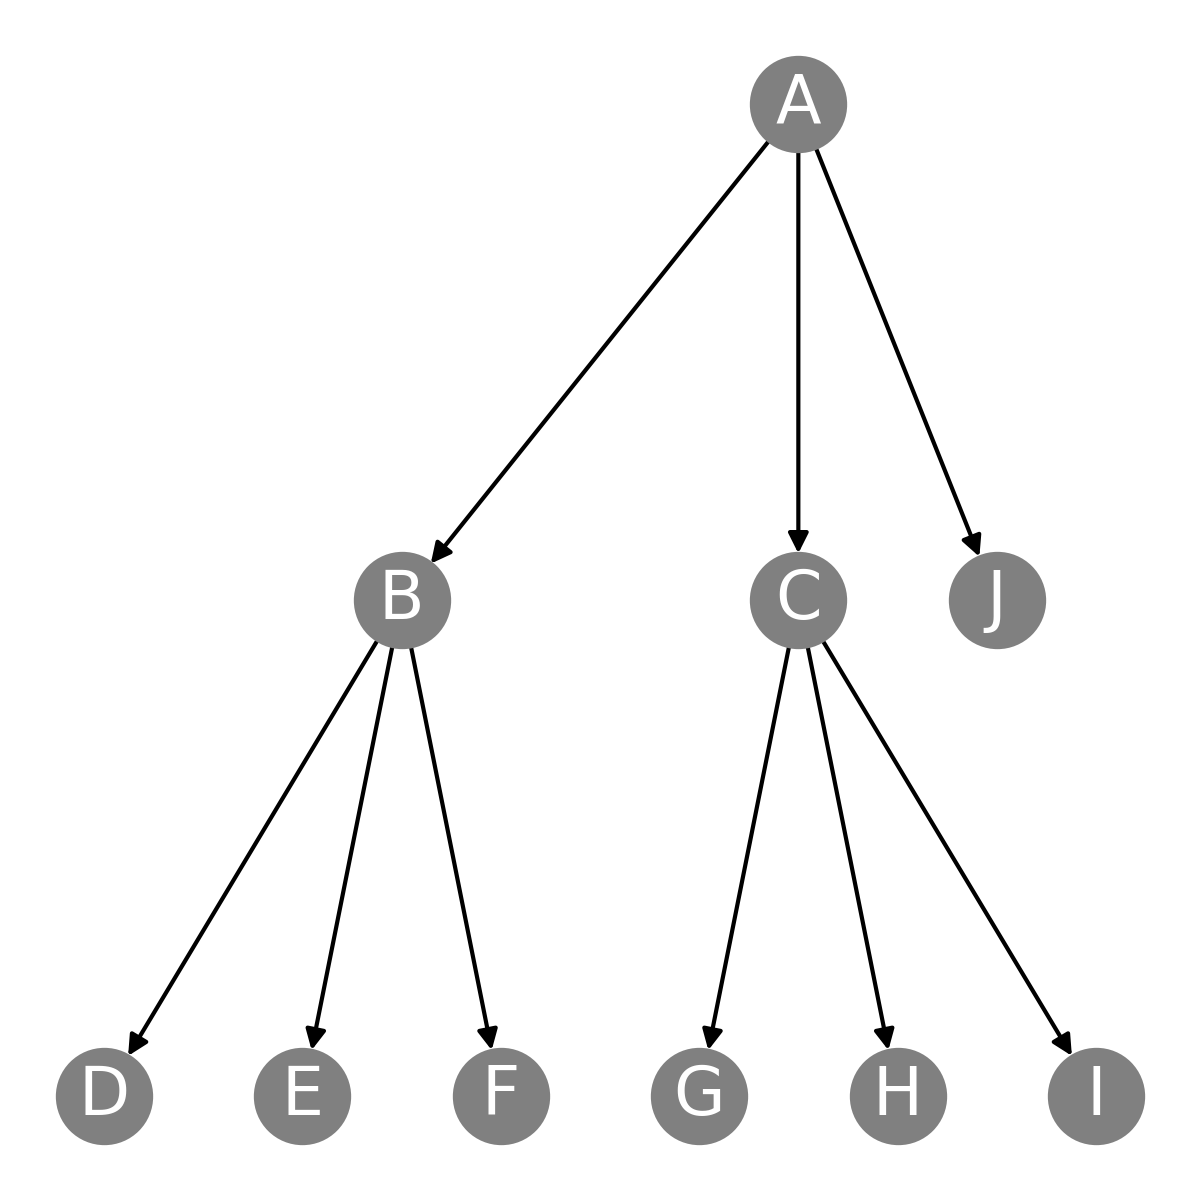

Generate this figure with Python:
import networkx as nx
import matplotlib.pyplot as plt
import pandas as pd
import numpy as np
from networkx.drawing.nx_pydot import graphviz_layout

# 研究者リスト
researchers = ["A", "B", "C", "D", "E", "F", "G", "H", "I", "J"]

# 共著データ
collaboration = pd.DataFrame([
    [np.nan, 1, 1, 0, 0, 0, 0, 0, 0, 1],
    [0, np.nan, 0, 1, 1, 1, 0, 0, 0, 0],
    [0, 0, np.nan, 0, 0, 0, 1, 1, 1, 0],
    [0, 0, 0, np.nan, 0, 0, 0, 0, 0, 0],
    [0, 0, 0, 0, np.nan, 0, 0, 0, 0, 0],
    [0, 0, 0, 0, 0, np.nan, 0, 0, 0, 0],
    [0, 0, 0, 0, 0, 0, np.nan, 0, 0, 0],
    [0, 0, 0, 0, 0, 0, 0, np.nan, 0, 0],
    [0, 0, 0, 0, 0, 0, 0, 0, np.nan, 0],
    [0, 0, 0, 0, 0, 0, 0, 0, 0, np.nan],
], columns=researchers, index=researchers)

# ネットワークの作成
G = nx.DiGraph()

# エッジの追加
for i, researcher in enumerate(researchers):
    for j, collaborator in enumerate(researchers):
        if collaboration.loc[researcher, collaborator] == 1:
            G.add_edge(researcher, collaborator)

# グラフの描画
plt.figure(figsize=(4, 4))
# pos = nx.shell_layout(G)
pos = graphviz_layout(G, prog="dot")
nx.draw(G, pos, with_labels=True, node_color='gray', node_size=500, edge_color='black', font_color="white", font_size=16)
plt.savefig("4_2_3_2_hierarchy_network_visualization.png", dpi=300)
plt.show()
